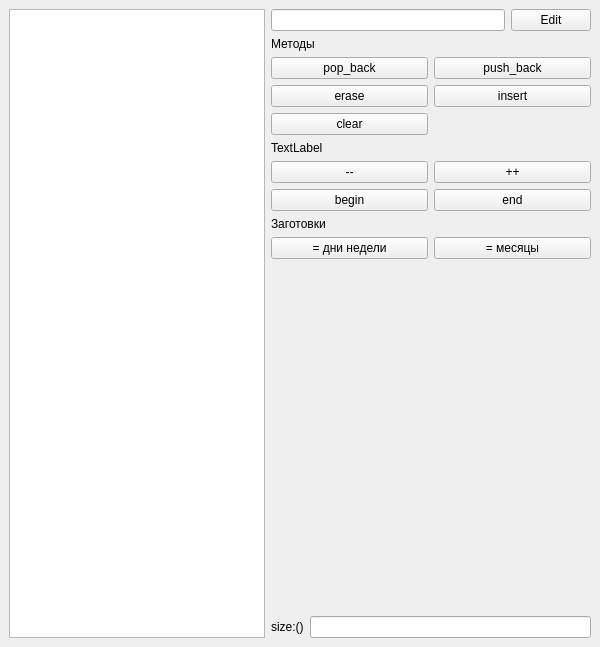
<?xml version="1.0" encoding="UTF-8"?>
<ui version="4.0">
 <class>MainWindow</class>
 <widget class="QMainWindow" name="MainWindow">
  <property name="geometry">
   <rect>
    <x>0</x>
    <y>0</y>
    <width>600</width>
    <height>647</height>
   </rect>
  </property>
  <property name="windowTitle">
   <string>std::vector demo</string>
  </property>
  <widget class="QWidget" name="centralwidget">
   <layout class="QHBoxLayout" name="horizontalLayout" stretch="0,1">
    <item>
     <widget class="QListWidget" name="list_widget"/>
    </item>
    <item>
     <layout class="QVBoxLayout" name="verticalLayout">
      <item>
       <layout class="QHBoxLayout" name="horizontalLayout_4">
        <item>
         <widget class="QLineEdit" name="txt_elem_content"/>
        </item>
        <item>
         <widget class="QPushButton" name="pb_edit">
          <property name="text">
           <string>Edit</string>
          </property>
         </widget>
        </item>
       </layout>
      </item>
      <item>
       <widget class="QLabel" name="label">
        <property name="text">
         <string>Методы</string>
        </property>
       </widget>
      </item>
      <item>
       <layout class="QGridLayout" name="gridLayout">
        <item row="0" column="1">
         <widget class="QPushButton" name="pb_push_back_2">
          <property name="text">
           <string>push_back</string>
          </property>
         </widget>
        </item>
        <item row="0" column="0">
         <widget class="QPushButton" name="pb_pop_back">
          <property name="text">
           <string>pop_back</string>
          </property>
         </widget>
        </item>
        <item row="2" column="0">
         <widget class="QPushButton" name="pb_clear">
          <property name="enabled">
           <bool>true</bool>
          </property>
          <property name="text">
           <string>clear</string>
          </property>
         </widget>
        </item>
        <item row="1" column="0">
         <widget class="QPushButton" name="pb_erase">
          <property name="text">
           <string>erase</string>
          </property>
         </widget>
        </item>
        <item row="1" column="1">
         <widget class="QPushButton" name="pb_insert">
          <property name="text">
           <string>insert</string>
          </property>
         </widget>
        </item>
       </layout>
      </item>
      <item>
       <widget class="QLabel" name="label_4">
        <property name="text">
         <string>TextLabel</string>
        </property>
       </widget>
      </item>
      <item>
       <layout class="QGridLayout" name="gridLayout_2">
        <item row="0" column="0">
         <widget class="QPushButton" name="btn_dec">
          <property name="text">
           <string>--</string>
          </property>
         </widget>
        </item>
        <item row="0" column="1">
         <widget class="QPushButton" name="pb_plus">
          <property name="text">
           <string>++</string>
          </property>
         </widget>
        </item>
        <item row="1" column="0">
         <widget class="QPushButton" name="pb_begin">
          <property name="text">
           <string>begin</string>
          </property>
         </widget>
        </item>
        <item row="1" column="1">
         <widget class="QPushButton" name="pb_end">
          <property name="text">
           <string>end</string>
          </property>
         </widget>
        </item>
       </layout>
      </item>
      <item>
       <widget class="QLabel" name="label_2">
        <property name="text">
         <string>Заготовки</string>
        </property>
       </widget>
      </item>
      <item>
       <layout class="QHBoxLayout" name="horizontalLayout_2">
        <item>
         <widget class="QPushButton" name="pb_days_of_week">
          <property name="text">
           <string>= дни недели</string>
          </property>
         </widget>
        </item>
        <item>
         <widget class="QPushButton" name="pb_months">
          <property name="text">
           <string>= месяцы</string>
          </property>
         </widget>
        </item>
       </layout>
      </item>
      <item>
       <spacer name="verticalSpacer">
        <property name="orientation">
         <enum>Qt::Vertical</enum>
        </property>
        <property name="sizeHint" stdset="0">
         <size>
          <width>20</width>
          <height>40</height>
         </size>
        </property>
       </spacer>
      </item>
      <item>
       <layout class="QHBoxLayout" name="horizontalLayout_3">
        <item>
         <widget class="QLabel" name="label_3">
          <property name="text">
           <string>size:()</string>
          </property>
         </widget>
        </item>
        <item>
         <widget class="QLineEdit" name="txt_size"/>
        </item>
       </layout>
      </item>
     </layout>
    </item>
   </layout>
  </widget>
 </widget>
 <resources/>
 <connections/>
</ui>
